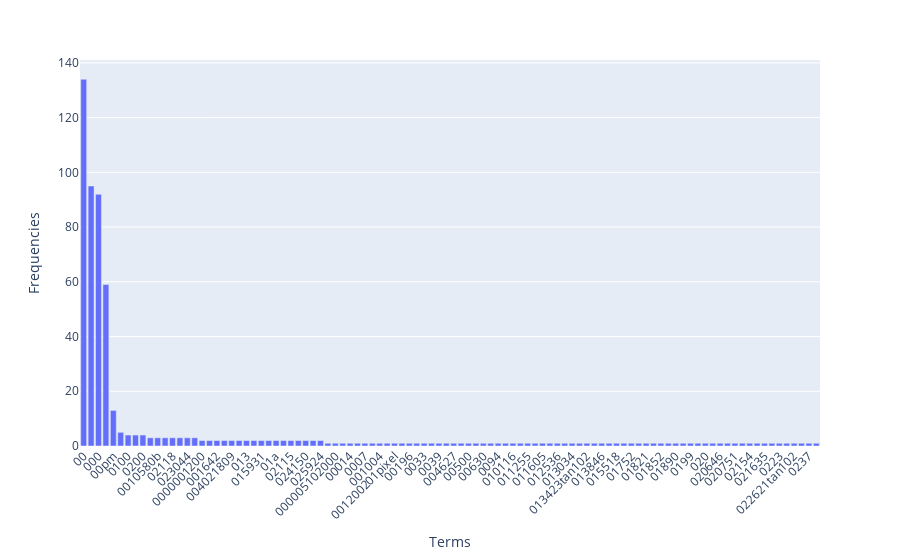

Notebook code for this chart:
### Markdown cell above
### >>> **Exercise 15 (take home):** 
Additionally, you can attempt to sort the terms on the `x-axis` by frequency instead of in alphabetical order. This way the visualization is more meaninfgul and you will be able to observe the so called [long tail](https://en.wikipedia.org/wiki/Long_tail) (get familiar with this term since it will appear a lot in data mining and other statistics courses). see picture below

![alt txt](https://upload.wikimedia.org/wikipedia/commons/thumb/8/8a/Long_tail.svg/1000px-Long_tail.svg.png)

### Code cell
# Answer here
data = {
    'Term': count_vect.get_feature_names_out()[:100],
    'Frequency': term_frequencies[:100]
}

df = pd.DataFrame(data)

fig = px.bar(df, x='Term', y='Frequency', labels={'Term': 'Terms', 'Frequency': 'Frequencies'})
fig.update_xaxes(categoryorder='total descending')

fig.update_layout(
    xaxis_title='Terms',
    yaxis_title='Frequencies',
    xaxis_tickangle=-45
)

fig.show()

### Figure 1 — Plotly figure (JSON) as saved in the notebook; plotly's stock layout.template omitted (floating-point values rounded to 4 significant figures)
{"data": [{"alignmentgroup": "True", "hovertemplate": "Terms=%{x}<br>Frequencies=%{y}<extra></extra>", "legendgroup": "", "marker": {"color": "#636efa", "pattern": {"shape": ""}}, "name": "", "offsetgroup": "", "orientation": "v", "showlegend": false, "textposition": "auto", "type": "bar", "x": ["00", "000", "0000", "0000001200", "000005102000", "0001", "000100255pixel", "00014", "000406", "0007", "000usd", "0010", "001004", "0010580b", "001125", "001200201pixel", "0014", "001642", "00196", "002", "0028", "003258u19250", "0033", "0038", "0039", "004021809", "004158", "004627", "0049", "00500", "005148", "00630", "008561", "0094", "00am", "00index", "00pm", "01", "0100", "010116", "010702", "011255", "011308pxf3", "011605", "011720", "012019", "012536", "012946", "013", "013034", "0131", "013423tan102", "013657", "0138", "013846", "0150", "015518", "01580", "015931", "01720", "01752", "0179", "01821", "01830", "0184", "01852", "01854", "01890", "0195", "0199", "01a", "01wb", "02", "020", "0200", "020504", "020637", "020646", "020701tan102", "020751", "02115", "02118", "02139", "02142", "02154", "02160", "021635", "021708", "02173", "0223", "02254", "022621tan102", "023044", "0235", "0237", "024103", "024150", "024626", "025240", "025924"], "xaxis": "x", "y": [134, 92, 1, 2, 1, 3, 1, 1, 1, 1, 2, 1, 1, 3, 1, 1, 1, 2, 1, 3, 1, 2, 1, 1, 1, 2, 1, 1, 1, 1, 1, 1, 1, 1, 5, 1, 13, 95, 4, 1, 1, 1, 1, 1, 2, 1, 1, 1, 2, 1, 1, 1, 1, 2, 1, 1, 1, 4, 2, 1, 1, 1, 1, 1, 2, 1, 1, 1, 1, 1, 2, 1, 59, 1, 4, 2, 1, 1, 1, 1, 2, 3, 1, 2, 1, 1, 1, 1, 3, 1, 1, 1, 3, 1, 1, 3, 2, 1, 2, 2], "yaxis": "y"}], "layout": {"barmode": "relative", "legend": {"tracegroupgap": 0}, "margin": {"t": 60}, "xaxis": {"anchor": "y", "categoryorder": "total descending", "domain": [0, 1], "tickangle": -45, "title": {"text": "Terms"}}, "yaxis": {"anchor": "x", "domain": [0, 1], "title": {"text": "Frequencies"}}}}
